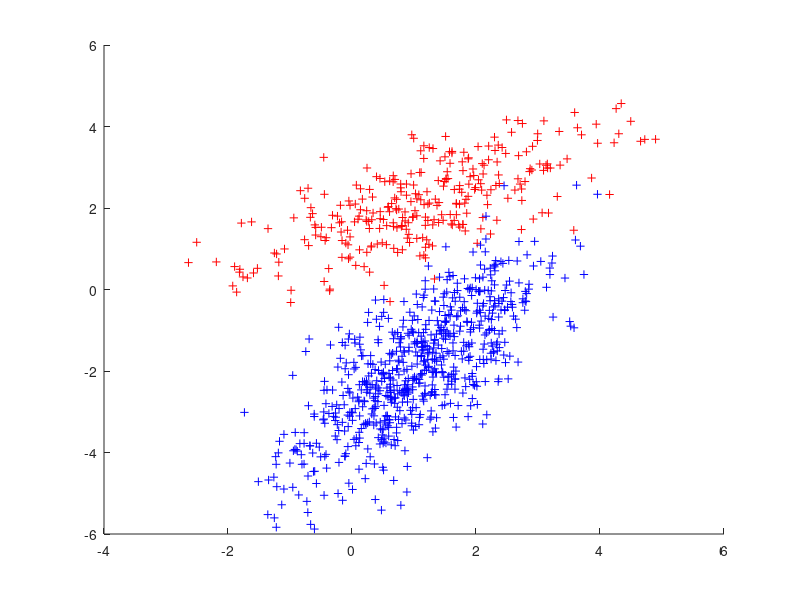

This chart was generated by the following MATLAB code:
% Sample set 1
mu1 = [1;2];
sigma1 = [2 1; 1 1];
n1 = 300;
s1 = mvnrnd( mu1, sigma1, n1 );

% Sample set 2
mu2 = [1; -2];
sigma2 = [1 1; 1 2];
n2 = 700;
s2 = mvnrnd( mu2, sigma2, n2 );

hold all;

dataW1 = plot( s1(:,1), s1(:,2), 'r+' );
dataW2 = plot( s2(:,1), s2(:,2), 'b+' );

hold off;

estimated_mu1 = ( (1/n1) * sum( s1 ) )'

summation = zeros(2,2);
for i = 1:n1,
	summation = summation + ( s1(i,:) - estimated_mu1' )' * (s1(i,:) - estimated_mu1' );
end
estimated_sigma1 = summation ./ n1

estimated_mu2 = ( (1/n2) * sum( s2 ) )'

summation = zeros(2,2);
for i = 1:n2,
	summation = summation + ( s2(i,:) - estimated_mu2' )' * (s2(i,:) - estimated_mu2' );
end
estimated_sigma2 = summation ./ n2
